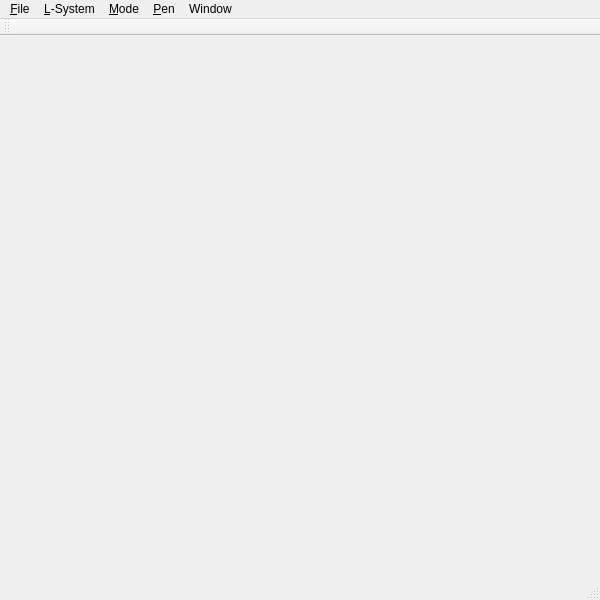
<?xml version="1.0" encoding="UTF-8"?>
<ui version="4.0">
 <class>MainWindowClass</class>
 <widget class="QMainWindow" name="MainWindowClass">
  <property name="geometry">
   <rect>
    <x>0</x>
    <y>0</y>
    <width>600</width>
    <height>600</height>
   </rect>
  </property>
  <property name="windowTitle">
   <string>Sketch Application</string>
  </property>
  <widget class="QWidget" name="centralWidget"/>
  <widget class="QMenuBar" name="menuBar">
   <property name="geometry">
    <rect>
     <x>0</x>
     <y>0</y>
     <width>600</width>
     <height>21</height>
    </rect>
   </property>
   <widget class="QMenu" name="menuFile">
    <property name="title">
     <string>&amp;File</string>
    </property>
    <addaction name="actionNewSketch"/>
    <addaction name="actionLoadSketch"/>
    <addaction name="actionSaveSketch"/>
    <addaction name="separator"/>
    <addaction name="actionSaveImage"/>
    <addaction name="separator"/>
    <addaction name="actionLoadCamera"/>
    <addaction name="actionSaveCamera"/>
    <addaction name="actionResetCamera"/>
    <addaction name="separator"/>
    <addaction name="actionExit"/>
   </widget>
   <widget class="QMenu" name="menuL_System">
    <property name="title">
     <string>&amp;L-System</string>
    </property>
    <addaction name="actionRandomGeneration"/>
    <addaction name="actionGreedyInverse"/>
   </widget>
   <widget class="QMenu" name="menuMode">
    <property name="title">
     <string>&amp;Mode</string>
    </property>
    <addaction name="actionModeSketch"/>
    <addaction name="actionMode3DView"/>
   </widget>
   <widget class="QMenu" name="menuPen">
    <property name="title">
     <string>&amp;Pen</string>
    </property>
    <widget class="QMenu" name="menuColor">
     <property name="title">
      <string>&amp;Color</string>
     </property>
     <addaction name="actionPenColorBranch"/>
     <addaction name="actionPenColorLeaf"/>
    </widget>
    <widget class="QMenu" name="menuWidth">
     <property name="title">
      <string>&amp;Width</string>
     </property>
     <addaction name="actionPenWidth20"/>
     <addaction name="actionPenWidth10"/>
     <addaction name="actionPenWidth5"/>
    </widget>
    <addaction name="menuColor"/>
    <addaction name="menuWidth"/>
   </widget>
   <widget class="QMenu" name="menuOptions">
    <property name="title">
     <string>Window</string>
    </property>
    <addaction name="actionOptions"/>
   </widget>
   <addaction name="menuFile"/>
   <addaction name="menuL_System"/>
   <addaction name="menuMode"/>
   <addaction name="menuPen"/>
   <addaction name="menuOptions"/>
  </widget>
  <widget class="QToolBar" name="mainToolBar">
   <attribute name="toolBarArea">
    <enum>TopToolBarArea</enum>
   </attribute>
   <attribute name="toolBarBreak">
    <bool>false</bool>
   </attribute>
  </widget>
  <widget class="QStatusBar" name="statusBar"/>
  <action name="actionExit">
   <property name="text">
    <string>&amp;Exit</string>
   </property>
   <property name="shortcut">
    <string>Ctrl+Q</string>
   </property>
  </action>
  <action name="actionGreedyInverse">
   <property name="text">
    <string>&amp;Greedy Inverse</string>
   </property>
   <property name="shortcut">
    <string>Ctrl+I</string>
   </property>
  </action>
  <action name="actionSaveImage">
   <property name="text">
    <string>Save Image</string>
   </property>
  </action>
  <action name="actionModeSketch">
   <property name="checkable">
    <bool>true</bool>
   </property>
   <property name="checked">
    <bool>true</bool>
   </property>
   <property name="text">
    <string>Sketch</string>
   </property>
  </action>
  <action name="actionMode3DView">
   <property name="checkable">
    <bool>true</bool>
   </property>
   <property name="text">
    <string>3D View</string>
   </property>
  </action>
  <action name="actionRandomGeneration_2">
   <property name="text">
    <string>Random Generation</string>
   </property>
  </action>
  <action name="actionRandomGeneration">
   <property name="text">
    <string>&amp;Random Generation</string>
   </property>
   <property name="shortcut">
    <string>Ctrl+R</string>
   </property>
  </action>
  <action name="actionLoadSketch">
   <property name="text">
    <string>&amp;Load Sketch</string>
   </property>
   <property name="shortcut">
    <string>Ctrl+O</string>
   </property>
  </action>
  <action name="actionSaveSketch">
   <property name="text">
    <string>&amp;Save Sketch</string>
   </property>
   <property name="shortcut">
    <string>Ctrl+S</string>
   </property>
  </action>
  <action name="actionNewSketch">
   <property name="text">
    <string>&amp;New Sketch</string>
   </property>
   <property name="shortcut">
    <string>Ctrl+N</string>
   </property>
  </action>
  <action name="actionPenColorBranch">
   <property name="checkable">
    <bool>true</bool>
   </property>
   <property name="text">
    <string>Branch</string>
   </property>
  </action>
  <action name="actionPenColorLeaf">
   <property name="checkable">
    <bool>true</bool>
   </property>
   <property name="text">
    <string>Leaf</string>
   </property>
  </action>
  <action name="actionPenWidth20">
   <property name="checkable">
    <bool>true</bool>
   </property>
   <property name="text">
    <string>20</string>
   </property>
  </action>
  <action name="actionPenWidth10">
   <property name="checkable">
    <bool>true</bool>
   </property>
   <property name="text">
    <string>10</string>
   </property>
  </action>
  <action name="actionPenWidth5">
   <property name="checkable">
    <bool>true</bool>
   </property>
   <property name="text">
    <string>5</string>
   </property>
  </action>
  <action name="actionLoadCamera">
   <property name="text">
    <string>Load Camera</string>
   </property>
  </action>
  <action name="actionSaveCamera">
   <property name="text">
    <string>Save Camera</string>
   </property>
  </action>
  <action name="actionResetCamera">
   <property name="text">
    <string>Reset Camera</string>
   </property>
  </action>
  <action name="actionOptions">
   <property name="text">
    <string>Options</string>
   </property>
  </action>
 </widget>
 <layoutdefault spacing="6" margin="11"/>
 <resources>
  <include location="MainWindow.qrc"/>
 </resources>
 <connections/>
</ui>
